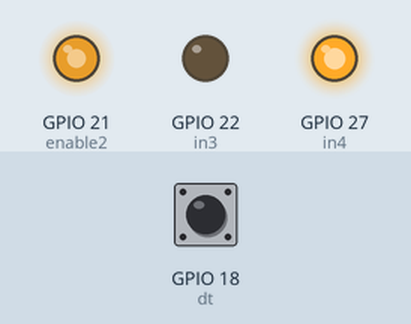
Simulated run of this program. Board: Raspberry Pi (BCM pin numbers). Parts: output pins drawn as LEDs (lit = HIGH). The inputs (shaded band) are chosen by the test bench; at power-on: GPIO 18 (dt) HIGH. What the program prints to the terminal is not drawn.

Above: at 0.1 s.
Timing chart, 0 to 1.6 s (numbered marks = the images above):
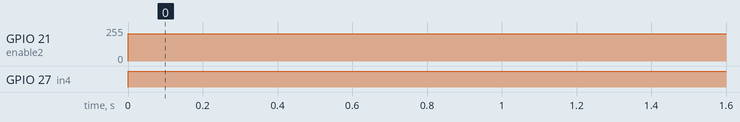

Measured:
- by itself, GPIO 21 (enable2): 0/255 → 204/255 at 0.00 s
- by itself, GPIO 27 (in4): LOW → HIGH at 0.00 s

The program:

control.py
```python
from RPi import GPIO
from time import sleep

dutycycle=80
counterthresh=293

clk = 17
dt = 18
enable2=21
in3=22
in4=27
GPIO.setmode(GPIO.BCM)
GPIO.setup(in3,GPIO.OUT)
GPIO.setup(in4,GPIO.OUT)
GPIO.setup(enable2,GPIO.OUT)

pwm2 = GPIO.PWM(enable2,100)
pwm2.start(0)

GPIO.setup(clk, GPIO.IN, pull_up_down=GPIO.PUD_UP)
GPIO.setup(dt, GPIO.IN, pull_up_down=GPIO.PUD_UP)
counter = 0
clkLastState = GPIO.input(clk)
dtLastState=GPIO.input(dt)

try:
        GPIO.output(in4,True)
	GPIO.output(in3,False)
	print('Increasing speed 10% duty cycle')
	pwm2.ChangeDutyCycle(dutycycle)

        while abs(counter)<counterthresh:
                clkState = GPIO.input(clk)
                if clkState != clkLastState:
                        dtState = GPIO.input(dt)
                        if dtState != clkState:
                                counter += 1
                        else:
                                counter -= 1
                        print counter
                clkLastState = clkState
	pwm2.ChangeDutyCycle(0)
	print('Final counter= ',counter)

finally:
        GPIO.cleanup()
```
